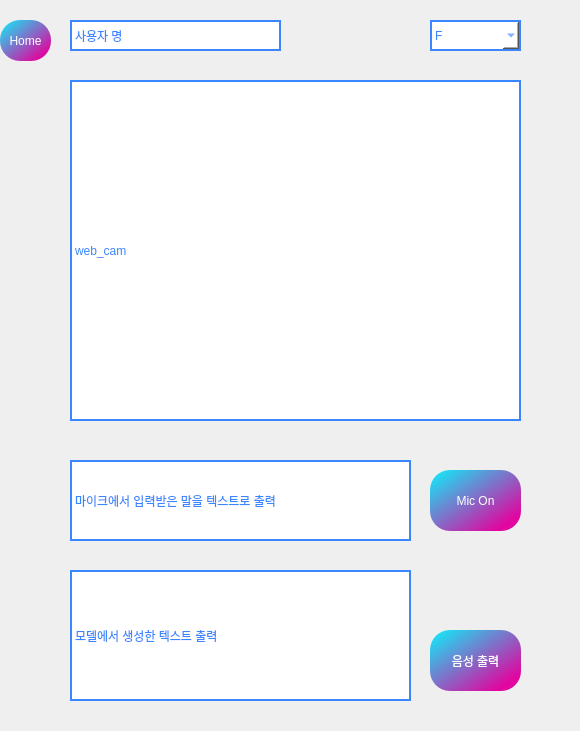
<?xml version="1.0" encoding="UTF-8"?>
<ui version="4.0">
 <class>Form</class>
 <widget class="QWidget" name="Form">
  <property name="geometry">
   <rect>
    <x>0</x>
    <y>0</y>
    <width>580</width>
    <height>731</height>
   </rect>
  </property>
  <property name="windowTitle">
   <string>Form</string>
  </property>
  <widget class="QPushButton" name="btn_Mike_on">
   <property name="geometry">
    <rect>
     <x>430</x>
     <y>470</y>
     <width>91</width>
     <height>61</height>
    </rect>
   </property>
   <property name="styleSheet">
    <string notr="true">color: white;
	background-color: qlineargradient(spread:pad, x1:0, y1:0, x2:0.857143, y2:0.857955, stop:0 rgba(10, 242, 251, 255), stop:1 rgba(224, 6, 159, 255));
	border-radius: 20px;</string>
   </property>
   <property name="text">
    <string>Mic On</string>
   </property>
  </widget>
  <widget class="QLabel" name="Label_User_Name">
   <property name="geometry">
    <rect>
     <x>70</x>
     <y>20</y>
     <width>211</width>
     <height>31</height>
    </rect>
   </property>
   <property name="styleSheet">
    <string notr="true">
	color: rgb(58, 134, 255);
	background-color: white;
	border: 2px solid rgb(58, 134, 255);
</string>
   </property>
   <property name="text">
    <string>사용자 명</string>
   </property>
  </widget>
  <widget class="QPushButton" name="btn_Output">
   <property name="geometry">
    <rect>
     <x>430</x>
     <y>630</y>
     <width>91</width>
     <height>61</height>
    </rect>
   </property>
   <property name="styleSheet">
    <string notr="true">color: white;
	background-color: qlineargradient(spread:pad, x1:0, y1:0, x2:0.857143, y2:0.857955, stop:0 rgba(10, 242, 251, 255), stop:1 rgba(224, 6, 159, 255));
	border-radius: 20px;</string>
   </property>
   <property name="text">
    <string>음성 출력</string>
   </property>
  </widget>
  <widget class="QComboBox" name="cbox_Model">
   <property name="geometry">
    <rect>
     <x>430</x>
     <y>20</y>
     <width>91</width>
     <height>31</height>
    </rect>
   </property>
   <property name="styleSheet">
    <string notr="true">
	color: rgb(58, 134, 255);
	background-color: white;
	border: 2px solid rgb(58, 134, 255);
</string>
   </property>
   <item>
    <property name="text">
     <string>F</string>
    </property>
   </item>
   <item>
    <property name="text">
     <string>T</string>
    </property>
   </item>
   <item>
    <property name="text">
     <string>Thanos</string>
    </property>
   </item>
   <item>
    <property name="text">
     <string>Default</string>
    </property>
   </item>
  </widget>
  <widget class="QLabel" name="Label_User_Text">
   <property name="geometry">
    <rect>
     <x>70</x>
     <y>460</y>
     <width>341</width>
     <height>81</height>
    </rect>
   </property>
   <property name="styleSheet">
    <string notr="true">
	color: rgb(58, 134, 255);
	background-color: white;
	border: 2px solid rgb(58, 134, 255);
</string>
   </property>
   <property name="text">
    <string>마이크에서 입력받은 말을 텍스트로 출력</string>
   </property>
  </widget>
  <widget class="QLabel" name="Label_Model_Text">
   <property name="geometry">
    <rect>
     <x>70</x>
     <y>570</y>
     <width>341</width>
     <height>131</height>
    </rect>
   </property>
   <property name="styleSheet">
    <string notr="true">
	color: rgb(58, 134, 255);
	background-color: white;
	border: 2px solid rgb(58, 134, 255);
</string>
   </property>
   <property name="text">
    <string>모델에서 생성한 텍스트 출력</string>
   </property>
  </widget>
  <widget class="QLabel" name="Cam_window">
   <property name="geometry">
    <rect>
     <x>70</x>
     <y>80</y>
     <width>451</width>
     <height>341</height>
    </rect>
   </property>
   <property name="styleSheet">
    <string notr="true">
	color: rgb(58, 134, 255);
	background-color: white;
	border: 2px solid rgb(58, 134, 255);
</string>
   </property>
   <property name="text">
    <string>web_cam</string>
   </property>
  </widget>
  <widget class="QPushButton" name="btn_back">
   <property name="geometry">
    <rect>
     <x>0</x>
     <y>20</y>
     <width>51</width>
     <height>41</height>
    </rect>
   </property>
   <property name="styleSheet">
    <string notr="true">color: white;
	background-color: qlineargradient(spread:pad, x1:0, y1:0, x2:0.857143, y2:0.857955, stop:0 rgba(10, 242, 251, 255), stop:1 rgba(224, 6, 159, 255));
	border-radius: 20px;</string>
   </property>
   <property name="text">
    <string>Home</string>
   </property>
  </widget>
 </widget>
 <resources/>
 <connections/>
</ui>
